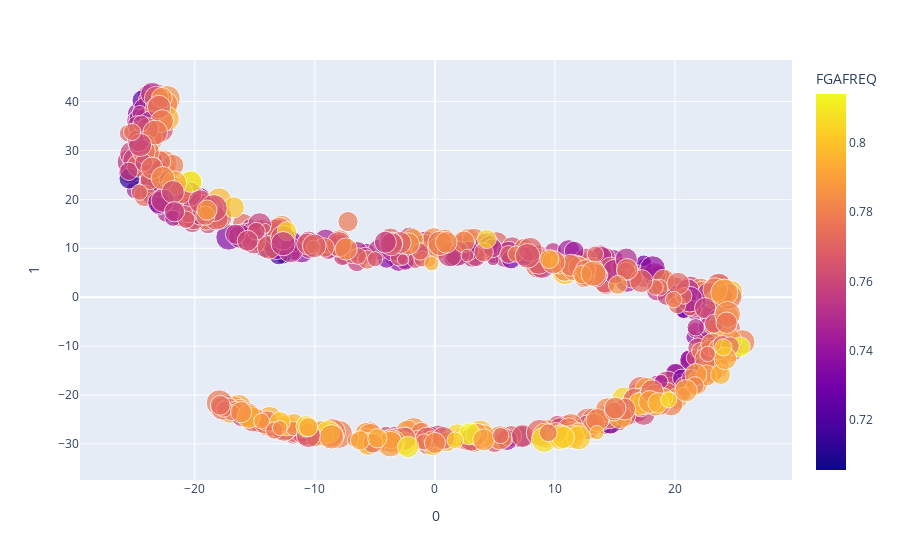

The cell this chart's notebook holds for it:
### Code cell
px.scatter(tsne_2d.dropna(),x=0,y=1,
           hover_data=['TEAM','Season','WIN%','OFFRTG','DEFRTG','3PFREQ','TS%','Champion'],
           color='FGAFREQ',size='WIN%')

### Figure 1 — Plotly figure (JSON) as saved in the notebook; plotly's stock layout.template omitted (floating-point values rounded to 4 significant figures; data arrays with more than 128 entries replaced by an {"elided": "..."} marker saying what was removed)
{"data": [{"customdata": {"elided": "626x8 mixed values"}, "hovertemplate": "0=%{x}<br>1=%{y}<br>WIN%=%{customdata[2]}<br>TEAM=%{customdata[0]}<br>Season=%{customdata[1]}<br>OFFRTG=%{customdata[3]}<br>DEFRTG=%{customdata[4]}<br>3PFREQ=%{customdata[5]}<br>TS%=%{customdata[6]}<br>Champion=%{customdata[7]}<br>FGAFREQ=%{marker.color}<extra></extra>", "legendgroup": "", "marker": {"color": {"elided": "626 float values"}, "coloraxis": "coloraxis", "size": {"elided": "626 float values"}, "sizemode": "area", "sizeref": 0.002225, "symbol": "circle"}, "mode": "markers", "name": "", "orientation": "v", "showlegend": false, "type": "scatter", "x": {"elided": "626 float values"}, "xaxis": "x", "y": {"elided": "626 float values"}, "yaxis": "y"}], "layout": {"coloraxis": {"colorbar": {"title": {"text": "FGAFREQ"}}, "colorscale": [[0, "#0d0887"], [0.1111, "#46039f"], [0.2222, "#7201a8"], [0.3333, "#9c179e"], [0.4444, "#bd3786"], [0.5556, "#d8576b"], [0.6667, "#ed7953"], [0.7778, "#fb9f3a"], [0.8889, "#fdca26"], [1, "#f0f921"]]}, "legend": {"itemsizing": "constant", "tracegroupgap": 0}, "margin": {"t": 60}, "xaxis": {"anchor": "y", "domain": [0, 1], "title": {"text": "0"}}, "yaxis": {"anchor": "x", "domain": [0, 1], "title": {"text": "1"}}}}
